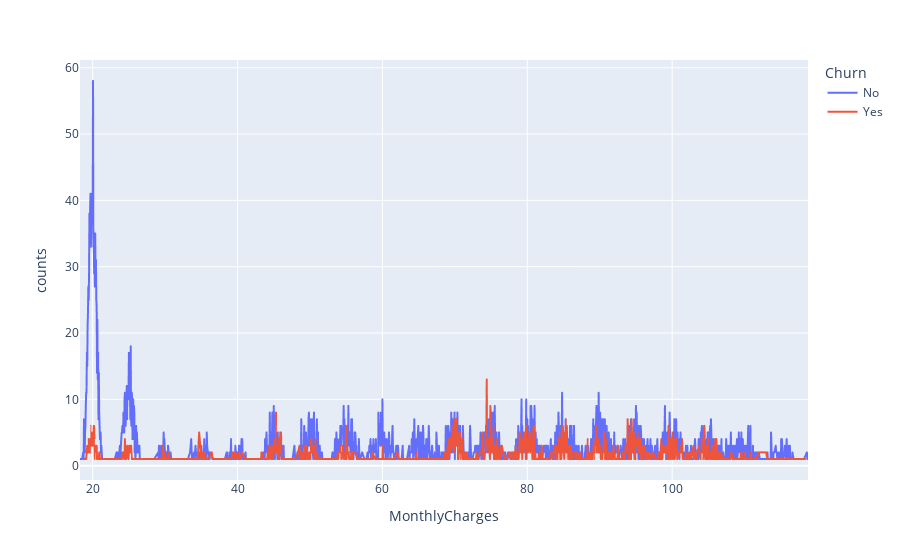

The notebook cell this image was saved under:
### Markdown cell above
from graph above, the higher tenure the less likely customer churn

### Code cell
age_d=df.groupby(['MonthlyCharges','Churn']).apply(lambda x:x['MonthlyCharges'].count()).reset_index(name='counts')
px.line(age_d,x='MonthlyCharges',y='counts',color='Churn')

### Figure 1 — Plotly figure (JSON) as saved in the notebook; plotly's stock layout.template omitted (floating-point values rounded to 4 significant figures; data arrays with more than 128 entries replaced by an {"elided": "..."} marker saying what was removed)
{"data": [{"hovertemplate": "Churn=No<br>MonthlyCharges=%{x}<br>counts=%{y}<extra></extra>", "legendgroup": "No", "line": {"color": "#636efa", "dash": "solid"}, "marker": {"symbol": "circle"}, "mode": "lines", "name": "No", "showlegend": true, "type": "scattergl", "x": {"elided": "1460 float values"}, "xaxis": "x", "y": {"elided": "1460 int values"}, "yaxis": "y"}, {"hovertemplate": "Churn=Yes<br>MonthlyCharges=%{x}<br>counts=%{y}<extra></extra>", "legendgroup": "Yes", "line": {"color": "#EF553B", "dash": "solid"}, "marker": {"symbol": "circle"}, "mode": "lines", "name": "Yes", "showlegend": true, "type": "scattergl", "x": {"elided": "910 float values"}, "xaxis": "x", "y": {"elided": "910 int values"}, "yaxis": "y"}], "layout": {"legend": {"title": {"text": "Churn"}, "tracegroupgap": 0}, "margin": {"t": 60}, "xaxis": {"anchor": "y", "domain": [0, 1], "title": {"text": "MonthlyCharges"}}, "yaxis": {"anchor": "x", "domain": [0, 1], "title": {"text": "counts"}}}}
